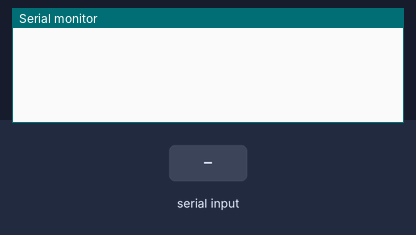
Bench run of a sketch on a simulated ESP8266 (NodeMCU). Parts: the last lines printed to the serial monitor. The test bench sets the inputs (shaded band). WiFi joins after 1.5 s; servers stay silent unless stated; uploads are accepted with an empty reply.

Above: at 1.7 s.
1.8 s: "1," received over the second serial link
3.7 s: "0," received over the second serial link
At 4.86 s:
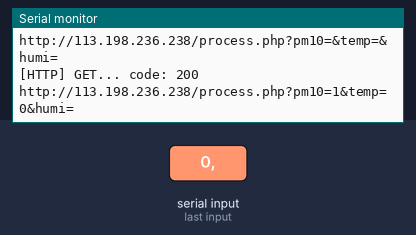
5.5 s: "2," received over the second serial link
7.3 s: "1," received over the second serial link
At 8.46 s:
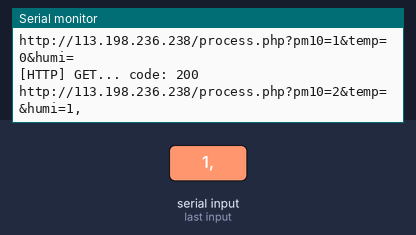

Measured:
- after the input at 3.7 s, the serial monitor: prints a new line after 1.0 s (image 1)
- after the input at 7.3 s, the serial monitor: prints a new line after 1.0 s (image 2)

The sketch:

D1R2.ino
```cpp
#include <SoftwareSerial.h>
#include <ESP8266WiFi.h>
#include <ESP8266WiFiMulti.h>
#include <ESP8266HTTPClient.h>
#include <WiFiClient.h>
#include <String.h>
#define SSID "Lab 818"
#define PASSWORD "password"

//d1r2 port 앞

ESP8266WiFiMulti WiFiMulti;

SoftwareSerial uno(D1,D2);        // uno R3(TX,RX)

const char* ssid = SSID;
const char* pswd = PASSWORD;

unsigned long pre_timer = 0;  // 코드가 작동한 시점에서의 아두이노 가동시각 저장
int repeat_time = 1000;       // 반복시간 1초

String receive = "";
String send = "";
String pm10 = "";
String temp = "";
String humi = "";

void setup()
{
  Serial.begin(115200);
  uno.begin(9600);

  connectWifi();
  delay(500);
}

void loop()
{
  receiveData();
  getHTTP();
  delay(1000);
}

void receiveData()
{
  if(uno.available() <= 0)         // 데이터 유무체크, 없으면 빠져나감
    return;
  pm10 = uno.readStringUntil(','); // ',' 단위로 끊기
  temp = uno.readStringUntil(','); // ',' 단위로 끊기
  humi = uno.readStringUntil(13);  // 공백이 있으면 끊기
  uno.flush();
}

void connectWifi(){
  WiFi.mode(WIFI_STA);
  WiFiMulti.addAP(ssid, pswd);
}

void getHTTP(){
  if ((WiFiMulti.run() == WL_CONNECTED)) {
    WiFiClient client;
    HTTPClient http;

    String url = "http://113.198.236.238/process.php?pm10=";
    url += pm10 + "&temp=" + temp + "&humi=" + humi;
    Serial.println(url);
    http.begin(client, url);

    int httpCode = http.GET();
    if (httpCode > 0) {
      Serial.printf("[HTTP] GET... code: %d\n", httpCode);

      if (httpCode == HTTP_CODE_OK || httpCode == HTTP_CODE_MOVED_PERMANENTLY) {
        //String payload = http.getString();
        //Serial.println(payload);
      }
      } else {
        Serial.printf("[HTTP] GET... failed, error: %s\n", http.errorToString(httpCode).c_str());
      }

      http.end();
    }
}
```
